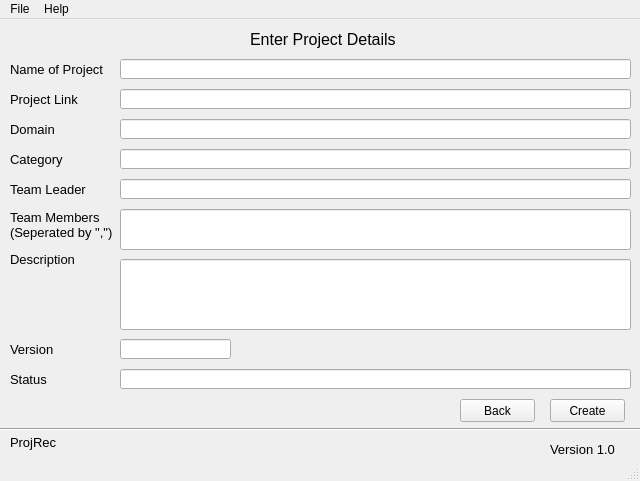
<?xml version="1.0" encoding="UTF-8"?>
<ui version="4.0">
 <class>MainWindow</class>
 <widget class="QMainWindow" name="MainWindow">
  <property name="geometry">
   <rect>
    <x>0</x>
    <y>0</y>
    <width>640</width>
    <height>481</height>
   </rect>
  </property>
  <property name="windowTitle">
   <string>MainWindow</string>
  </property>
  <widget class="QWidget" name="centralwidget">
   <widget class="QLabel" name="label">
    <property name="geometry">
     <rect>
      <x>250</x>
      <y>10</y>
      <width>151</width>
      <height>21</height>
     </rect>
    </property>
    <property name="font">
     <font>
      <pointsize>12</pointsize>
     </font>
    </property>
    <property name="text">
     <string>Enter Project Details</string>
    </property>
   </widget>
   <widget class="QLabel" name="label_2">
    <property name="geometry">
     <rect>
      <x>10</x>
      <y>40</y>
      <width>101</width>
      <height>21</height>
     </rect>
    </property>
    <property name="font">
     <font>
      <pointsize>10</pointsize>
     </font>
    </property>
    <property name="text">
     <string>Name of Project</string>
    </property>
   </widget>
   <widget class="QLabel" name="label_3">
    <property name="geometry">
     <rect>
      <x>10</x>
      <y>70</y>
      <width>101</width>
      <height>21</height>
     </rect>
    </property>
    <property name="font">
     <font>
      <pointsize>10</pointsize>
     </font>
    </property>
    <property name="text">
     <string>Project Link</string>
    </property>
   </widget>
   <widget class="QLabel" name="label_4">
    <property name="geometry">
     <rect>
      <x>10</x>
      <y>100</y>
      <width>101</width>
      <height>21</height>
     </rect>
    </property>
    <property name="font">
     <font>
      <pointsize>10</pointsize>
     </font>
    </property>
    <property name="text">
     <string>Domain</string>
    </property>
   </widget>
   <widget class="QLabel" name="label_5">
    <property name="geometry">
     <rect>
      <x>10</x>
      <y>130</y>
      <width>101</width>
      <height>21</height>
     </rect>
    </property>
    <property name="font">
     <font>
      <pointsize>10</pointsize>
     </font>
    </property>
    <property name="text">
     <string>Category</string>
    </property>
   </widget>
   <widget class="QLabel" name="label_6">
    <property name="geometry">
     <rect>
      <x>10</x>
      <y>160</y>
      <width>111</width>
      <height>21</height>
     </rect>
    </property>
    <property name="font">
     <font>
      <pointsize>10</pointsize>
     </font>
    </property>
    <property name="text">
     <string>Team Leader</string>
    </property>
   </widget>
   <widget class="QLabel" name="label_7">
    <property name="geometry">
     <rect>
      <x>10</x>
      <y>190</y>
      <width>111</width>
      <height>31</height>
     </rect>
    </property>
    <property name="font">
     <font>
      <pointsize>10</pointsize>
     </font>
    </property>
    <property name="text">
     <string>Team Members
(Seperated by &quot;,&quot;)</string>
    </property>
   </widget>
   <widget class="QLabel" name="label_8">
    <property name="geometry">
     <rect>
      <x>10</x>
      <y>230</y>
      <width>101</width>
      <height>21</height>
     </rect>
    </property>
    <property name="font">
     <font>
      <pointsize>10</pointsize>
     </font>
    </property>
    <property name="text">
     <string>Description</string>
    </property>
   </widget>
   <widget class="QLabel" name="label_9">
    <property name="geometry">
     <rect>
      <x>10</x>
      <y>350</y>
      <width>101</width>
      <height>21</height>
     </rect>
    </property>
    <property name="font">
     <font>
      <pointsize>10</pointsize>
     </font>
    </property>
    <property name="text">
     <string>Status</string>
    </property>
   </widget>
   <widget class="QLabel" name="label_10">
    <property name="geometry">
     <rect>
      <x>10</x>
      <y>320</y>
      <width>101</width>
      <height>21</height>
     </rect>
    </property>
    <property name="font">
     <font>
      <pointsize>10</pointsize>
     </font>
    </property>
    <property name="text">
     <string>Version</string>
    </property>
   </widget>
   <widget class="QLineEdit" name="lineEdit">
    <property name="geometry">
     <rect>
      <x>120</x>
      <y>40</y>
      <width>511</width>
      <height>20</height>
     </rect>
    </property>
   </widget>
   <widget class="QLineEdit" name="lineEdit_2">
    <property name="geometry">
     <rect>
      <x>120</x>
      <y>70</y>
      <width>511</width>
      <height>20</height>
     </rect>
    </property>
   </widget>
   <widget class="QLineEdit" name="lineEdit_3">
    <property name="geometry">
     <rect>
      <x>120</x>
      <y>100</y>
      <width>511</width>
      <height>20</height>
     </rect>
    </property>
   </widget>
   <widget class="QLineEdit" name="lineEdit_4">
    <property name="geometry">
     <rect>
      <x>120</x>
      <y>130</y>
      <width>511</width>
      <height>20</height>
     </rect>
    </property>
   </widget>
   <widget class="QLineEdit" name="lineEdit_5">
    <property name="geometry">
     <rect>
      <x>120</x>
      <y>160</y>
      <width>511</width>
      <height>20</height>
     </rect>
    </property>
   </widget>
   <widget class="QLineEdit" name="lineEdit_6">
    <property name="geometry">
     <rect>
      <x>120</x>
      <y>190</y>
      <width>511</width>
      <height>41</height>
     </rect>
    </property>
   </widget>
   <widget class="QLineEdit" name="lineEdit_7">
    <property name="geometry">
     <rect>
      <x>120</x>
      <y>240</y>
      <width>511</width>
      <height>71</height>
     </rect>
    </property>
   </widget>
   <widget class="QLineEdit" name="lineEdit_8">
    <property name="geometry">
     <rect>
      <x>120</x>
      <y>320</y>
      <width>111</width>
      <height>20</height>
     </rect>
    </property>
   </widget>
   <widget class="QLineEdit" name="lineEdit_9">
    <property name="geometry">
     <rect>
      <x>120</x>
      <y>350</y>
      <width>511</width>
      <height>20</height>
     </rect>
    </property>
   </widget>
   <widget class="QPushButton" name="pushButton">
    <property name="geometry">
     <rect>
      <x>550</x>
      <y>380</y>
      <width>75</width>
      <height>23</height>
     </rect>
    </property>
    <property name="text">
     <string>Create</string>
    </property>
   </widget>
   <widget class="QPushButton" name="pushButton_2">
    <property name="geometry">
     <rect>
      <x>460</x>
      <y>380</y>
      <width>75</width>
      <height>23</height>
     </rect>
    </property>
    <property name="text">
     <string>Back</string>
    </property>
   </widget>
   <widget class="Line" name="line">
    <property name="geometry">
     <rect>
      <x>-20</x>
      <y>400</y>
      <width>701</width>
      <height>20</height>
     </rect>
    </property>
    <property name="orientation">
     <enum>Qt::Horizontal</enum>
    </property>
   </widget>
   <widget class="QLabel" name="label_11">
    <property name="geometry">
     <rect>
      <x>10</x>
      <y>413</y>
      <width>47</width>
      <height>20</height>
     </rect>
    </property>
    <property name="font">
     <font>
      <pointsize>10</pointsize>
     </font>
    </property>
    <property name="text">
     <string>ProjRec</string>
    </property>
   </widget>
   <widget class="QLabel" name="label_12">
    <property name="geometry">
     <rect>
      <x>550</x>
      <y>420</y>
      <width>71</width>
      <height>20</height>
     </rect>
    </property>
    <property name="font">
     <font>
      <pointsize>10</pointsize>
     </font>
    </property>
    <property name="text">
     <string>Version 1.0</string>
    </property>
   </widget>
  </widget>
  <widget class="QMenuBar" name="menubar">
   <property name="geometry">
    <rect>
     <x>0</x>
     <y>0</y>
     <width>640</width>
     <height>21</height>
    </rect>
   </property>
   <widget class="QMenu" name="menuFile">
    <property name="title">
     <string>File</string>
    </property>
    <addaction name="actionExit"/>
   </widget>
   <widget class="QMenu" name="menuHelp">
    <property name="title">
     <string>Help</string>
    </property>
    <addaction name="actionAbout"/>
   </widget>
   <addaction name="menuFile"/>
   <addaction name="menuHelp"/>
  </widget>
  <widget class="QStatusBar" name="statusbar"/>
  <action name="actionExit">
   <property name="text">
    <string>Exit</string>
   </property>
  </action>
  <action name="actionAbout">
   <property name="text">
    <string>About</string>
   </property>
  </action>
 </widget>
 <resources/>
 <connections/>
</ui>
